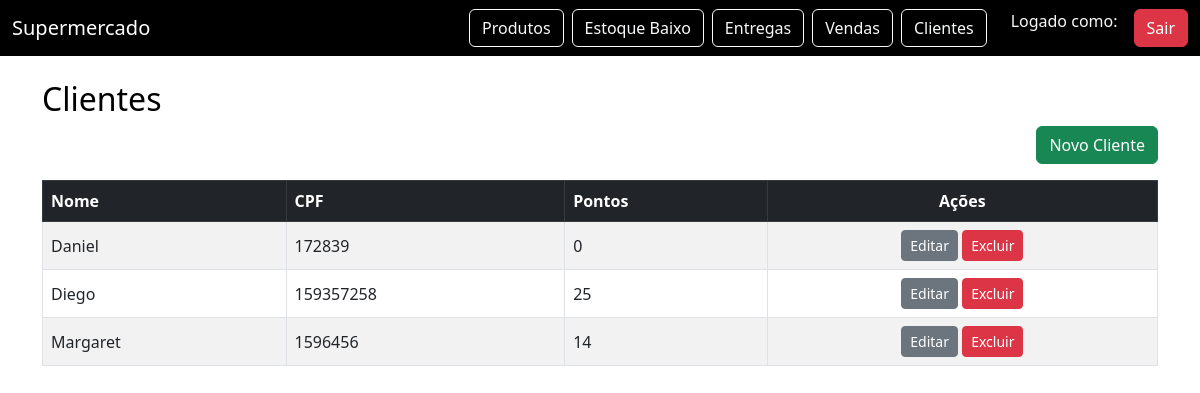
Screenshot of /pessoas/clientes/ (signed in) with the database file from the repository.
### pessoas/models.py (models this page shows, shortened)
class Pessoa(models.Model):
    nome = models.CharField(max_length=100)
    cpf = models.CharField(max_length=11, unique=True)
    data_nasc = models.DateField()
    email = models.EmailField(unique=True)
    senha = models.CharField(max_length=128)
    endereco = models.OneToOneField(Endereco, on_delete=models.CASCADE)
    class Meta:
        abstract = True

class Cliente(Pessoa):
    pontos = models.IntegerField(default=0)
    fidelidade = models.BooleanField(default=False)

### core/decorators.py (the view)
    def wrapper(request, *args, **kwargs):
        if not request.session.get("funcionario_id"):
            return redirect("login")
        return func(request, *args, **kwargs)

### pessoas/views.py (called while the page is built)
@login_required
def lista_clientes(request):
    clientes = Cliente.objects.all()
    return render(request, "pessoas/lista_clientes.html", {"clientes": clientes})

### pessoas/templates/pessoas/lista_clientes.html
{% extends "base.html" %}
{% block content %}
<h2>Clientes</h2>
<div class="d-flex justify-content-end">
    <a class="btn btn-success mb-3" href="/pessoas/clientes/novo/">Novo Cliente</a>
</div>
<table class="table table-striped table-bordered align-middle">
    <thead class="table-dark">
        <tr>
            <th>Nome</th>
            <th>CPF</th>
            <th>Pontos</th>
            <th class="text-center">Ações</th>
        </tr>
    </thead>
    <tbody>
    {% for c in clientes %}
        <tr>
            <td>{{ c.nome }}</td>
            <td>{{ c.cpf }}</td>
            <td>{{ c.pontos }}</td>
            <td class="text-center">
                <a class="btn btn-secondary btn-sm" href="/pessoas/clientes/editar/{{ c.id }}/">Editar</a>
                <a class="btn btn-danger btn-sm" href="/pessoas/clientes/excluir/{{ c.id }}/">Excluir</a>
            </td>
        </tr>
    {% endfor %}
    </tbody>
</table>
{% endblock %}

### core/templates/base.html (style rules this page uses)
body { background: #fff; color: #000; }
.btn-success { background-color: #198754 !important; border-color: #198754 !important; }
.btn-danger { background-color: #dc3545 !important; border-color: #dc3545 !important; }
.btn-secondary { background-color: #6c757d !important; border-color: #6c757d !important; }

### rows the page displays
Cliente: nome "Daniel", cpf "172839", pontos "0"
Cliente: nome "Diego", cpf "159357258", pontos "25"
Cliente: nome "Margaret", cpf "1596456", pontos "14"
